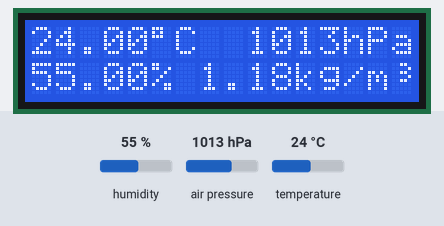
A sketch run on a simulated Arduino Uno, built with avr-gcc and run on an emulated ATmega328P. On the bench: 16×2 character LCD. Inputs (shaded band) come from the test bench; at power-on: humidity 55 %, air pressure 1013 hPa, temperature 24 °C. The local clock reads 2024-03-15 10:24:30 at power-on unless the sketch sets it; storage starts empty; what the sketch prints to the serial monitor is not drawn.

Above: at 10.7 s.
10.8 s: humidity set to 22 %
At 11.7 s:
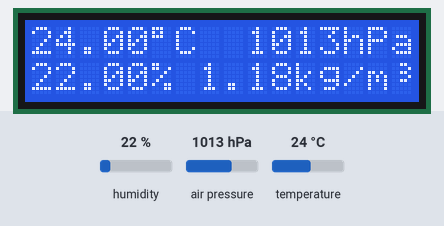
12.6 s: air pressure set to 952 hPa
At 14.4 s:
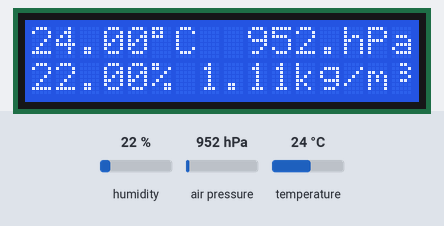
15.6 s: temperature set to 12 °C
At 18.5 s:
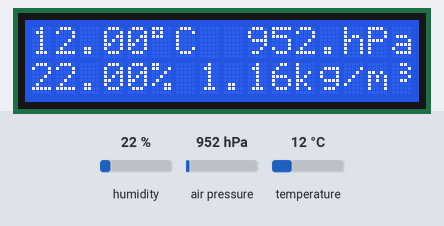
18.6 s: humidity set to 40 %
At 20.1 s:
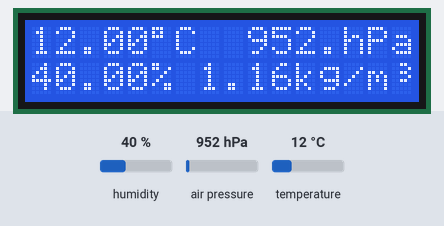
20.6 s: air pressure set to 975 hPa
At 21.6 s:
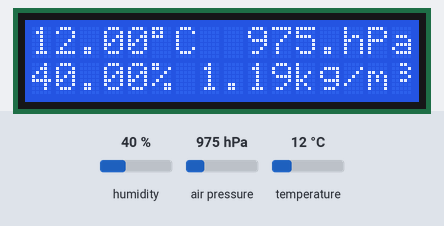
Timing chart, 0 to 23.6 s (numbered marks = the images above; inputs shaded):
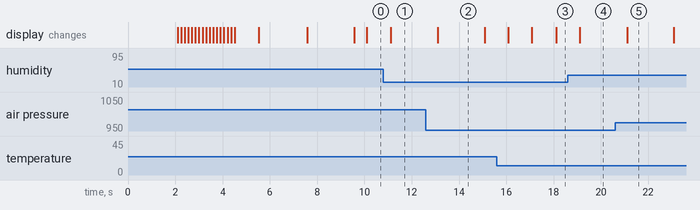

The sketch:

metUnit4NANO-bmp280.ino
```cpp
/* Meteorological Unit - Temp, relative humidity, pressure and air density
 *
 * V 1.4.0 - replaced 7 segments LCD by I2C 16 char x 2 lines (1602A I2C) LCD.
 * V 1.3.1 - Integrated Real Time clock and SD Card slot for data logging.
 *  Fixed 1s sampling time based on RTC clock for precise tame stamping.

*Created by Filipe Brandao Using
*Sparkfun GY-BME280 Library
*LiquidCrystal_I2C
*DS3231 RTC Library
*SD Arduino Library
*Using examples from Adafruit and Sparkfun Libraries.
*
   The GY-BME280 is using address 0x76 (jumper closed)

  Hardware connections:

  BME280 -> Arduino
  GND -> GND
  3.3 -> 3.3
  SDA -> A4
  SCL -> A5

  LCD 1602A I2C
  LCD   -> Arduino
  VCC   -> VCC
  GND   -> GND
  SDA   -> A4
  SCK   -> A5

  DS3231 RTC
  RTC    Arduino
  SCL -> A5
  SDA -> A4
  VCC -> 5V
  GND -> GND

 SD Card reader
 PCB    Arduino
 CS   -> D10
 SCK  -> D13
 MOSI -> D11
 MISO -> D12
 VCC  -> 5V
 GND  -> GND


 REQUIRES the following Arduino libraries:
 - https://github.com/sparkfun/SparkFun_BME280_Arduino_Library
 - Adafruit Unified Sensor Lib: https://github.com/adafruit/Adafruit_Sensor
 - Real time clock DS3231: https://github.com/jarzebski/Arduino-DS3231
 - SD Card Reader: https://github.com/arduino-libraries/SD
 - LCD 1602A: https://github.com/Freenove/Freenove_LCD1602_Starter_Kit/archive/master.zip
*/

#include <Adafruit_Sensor.h>
#include <LiquidCrystal_I2C.h>
#include <Wire.h>
#include "SparkFunBME280.h"
#include <DS3231.h>
#include <SPI.h>
#include <SD.h>

//used to select chipset for type of SD reader. Adafruit=10
const int chipSelect = 10;

//delay for serial print, update display and write output file
uint32_t delayMS=1000;

//create an LCD object -  using address 0x27
LiquidCrystal_I2C lcd(0x27,16,2);  // set the LCD address to 0x27 for a 16 chars and 2 line display

//create sensor object (BOSH BME 280 combined sensor)
BME280 mySensor;

//initialize clock and create RTC object:
DS3231 clock;
RTCDateTime rtc;

void setup() {

  lcd.init();
  lcd.backlight();

  //test lcd with initial message
  testLcd();
  delay(delayMS);

  Serial.begin(9600);
  Serial.println("System started.");

  Wire.begin();
  mySensor.setI2CAddress(0x76); //Connect to sensor
  if(mySensor.beginI2C() == false) {
      Serial.println("Sensor connection failed!");
      lcd.setCursor(0, 0);
      lcd.print("Sensor connection");
      lcd.setCursor(0, 1);
      lcd.print("connection FAIL");
      delay(1000);
      //Display an error message on the LCD too
      while(1){}
    }

  Serial.println("Sensor connection OK!");
      lcd.setCursor(0, 0);
      lcd.print("Sensor");
      lcd.setCursor(0, 1);
      lcd.print("connection OK");
      delay(2000);
  // Initialize DS3231 RTC
  Serial.println("Initialize Real Time Clock DS3231");
  clock.begin();


  // Set sketch compiling time - please uncomment before first clock sync and recompile/upload
  //to Arduino. Afterwards, do comment. Otherwise, clock will be always reset
  //to the sketch compiling date/time.

  //clock.setDateTime(__DATE__, __TIME__);

  //Card reader setup
  if (!SD.begin(chipSelect)) {
    Serial.println("SD Card failed, or not present");
    lcd.setCursor(0, 0);
    lcd.print("SD Card failed");
    lcd.setCursor(0, 1);
    lcd.print("or not present");
    // don't do anything more:
    while (1);
  }
  Serial.println("SD Card read successfully.");
  lcd.clear();
  lcd.setCursor(0, 0);
  lcd.print("SD Card read");
  lcd.setCursor(0, 1);
  lcd.print("successfully");
  delay(2000);
  lcd.clear();
  //write header for data stored:
  File dataFile = SD.open("data.txt", FILE_WRITE);
  dataFile.println("Date Time Temp RelHumid Pressure Density");
  dataFile.close();
  Serial.println("Date Time Temp RelHumid Pressure Density");
}


void loop() {

  //created a way to alternate display values and record timestamp
  //in the SD card every second. refresh LCD in the even seconds.
  int counter=0;
  int second=clock.getDateTime().second;

while (counter < 8){
  if (second !=clock.getDateTime().second){
    sendSerial();
    sdWrite();
    if(counter<5){
    refreshLCD();
    }
    else{
    showDateTime();
    }
    counter++;
    second=clock.getDateTime().second;
    }
  }
}

void refreshLCD(){

  //shows temp in ºC
  displayTemp(mySensor.readTempC());

  //shows pressure in hPa (millibar)
  displayPressure(mySensor.readFloatPressure()/100.0);

  //shows humidity in %
  displayHumid(mySensor.readFloatHumidity());

  //shows air density in g/L
  displayAirDensity();

}

void displayTemp(float temp){
  //shows temperature in C°
    lcd.setCursor(0,0);
    lcd.print(temp);
    lcd.write(0xDF);
    lcd.print("C");
    lcd.print("         ");
}

void displayPressure(float pressure){
  lcd.setCursor(9,0);
  lcd.print(pressure);
  lcd.setCursor(13,0);
  lcd.print("hPa");

}

void displayHumid(float humid){
  //shows relative humidity, not more than 99%
  if (humid >=100.0){
    humid=99.0;
    }
    lcd.setCursor(0,1);
    lcd.print(humid);
    lcd.print("%");
    lcd.print("         ");

}

void displayAirDensity(){

// Custom superscript 3 (Cubic)
byte cubicThree[8] = {
  0b00110,  //   ##
  0b00001,  //     #
  0b00110,  //   ##
  0b00001,  //     #
  0b00110,  //   ##
  0b00000,
  0b00000,
  0b00000
};

  lcd.setCursor(7,1);
  lcd.print(airDensity());
  lcd.print("kg/m");
  lcd.createChar(2, cubicThree);
  lcd.setCursor(15,1);
  lcd.write(2);
}

void testLcd(){
  lcd.setCursor(0, 0);
  lcd.print("ArduMet v1.4.0");
  lcd.setCursor(0, 1);
  lcd.print("by filipecebr1980");
  delay(2000);
  for (int i = 0; i < 16; i++) {
    lcd.scrollDisplayLeft();
    delay(150);
  }
  lcd.clear();
}

void showDateTime(){
  rtc=clock.getDateTime();
  lcd.setCursor(0,0);
  lcd.print("   ");
  lcd.print(rtc.day);
  lcd.print("/");
  lcd.print(rtc.month);
  lcd.print("/");
  lcd.print(rtc.year);
  lcd.print("        ");
  lcd.setCursor(0,1);
  lcd.print("    ");
  if(fixDateTime(rtc.hour)){
    lcd.print("0");
  }
  lcd.print(rtc.hour);
  lcd.print(":");
  if(fixDateTime(rtc.minute)){
    lcd.print("0");
  }
  lcd.print(rtc.minute);
  lcd.print(":");
  if(fixDateTime(rtc.second)){
    lcd.print("0");
  }
  lcd.print(rtc.second);
  lcd.print("          ");
}

  /*This function calculates air density as function of Temp, Press. and Rel.Humidity
   * Uses the methodology of defining dry air pressure and water vapor pressure
   * as well as using the universal constants for ideal gases for both water vapor and dry air.
   * For more details about this calculation, visit: https://www.omnicalculator.com/physics/air-density
   */
float airDensity(){
  double t,p,rh,p1,pv,pd,Rd,Rv,density;

  //Specific gas constant for dry air: 287.058 J/(kg.K)
  Rd=287.058;

  //Specific gas constant for water vapor 461.495 J/(kg.K)
  Rv=461.495;

  //reads temp in C°
  t=(double)mySensor.readTempC();

  //read pressure in Pa
  p=(double)mySensor.readFloatPressure();

  //reads rel humidity
  rh=(double)mySensor.readFloatHumidity();

  //calculates the saturation vapor pressure, temperature converted to Kelvin
  p1=6.1078*pow(10,7.5*t/(t+237.3));

  //actual vapor pressure as function of relative humidity and temperature
  pv=p1*rh;

  //actual dry air pressure
  pd=p-pv;

  //temperature in kelvin:
  t=t+273.15;

  //calculates air density:
  density = (pd/(Rd*t))+(pv/(Rv*t));

  return (float)density;
}

//Sends measurements to USB Serial
void sendSerial(){

  Serial.print(timeStamp());
  Serial.print(" ");
  Serial.print(mySensor.readTempC());
  Serial.print(" ");
  Serial.print(mySensor.readFloatHumidity());
  Serial.print(" ");
  Serial.print(mySensor.readFloatPressure());
  Serial.print(" ");
  Serial.println(airDensity(),3);
}

//Records data in SD Card
void sdWrite(){
    File dataFile = SD.open("data.txt", FILE_WRITE);
    if (dataFile) {
    dataFile.print(timeStamp());
    dataFile.print(" ");
    dataFile.print(mySensor.readTempC());
    dataFile.print(" ");
    dataFile.print(mySensor.readFloatHumidity());
    dataFile.print(" ");
    dataFile.print(mySensor.readFloatPressure());
    dataFile.print(" ");
    dataFile.println(airDensity(),3);
    dataFile.close();
    }
    else{
    Serial.println("Error opening data.txt");
    lcd.clear();
    lcd.print("Error opening");
    lcd.print("data.txt");
    }
}

boolean fixDateTime(int dateTime){
  if(dateTime<10) {
    return(true);
  }
  else{
    return(false);
  }
}

//Gets timestamps from RTC real time clock
String timeStamp(){
  rtc=clock.getDateTime();
  return (String)rtc.year+"-"+ (String)rtc.month+"-"+ (String)rtc.day+" "+ (String)rtc.hour + ":" + (String)rtc.minute + ":" + (String)rtc.second;
}
```

Measured:
- after the input at 10.8 s, the display: changes after 0.31 s (image 1)
- after the input at 12.6 s, the display: changes after 0.51 s (image 2)
- after the input at 18.6 s, the display: changes after 0.51 s (image 4)
- what the display in image 2 shows lasts 2.0 s, from 13.1 s to 15.1 s
